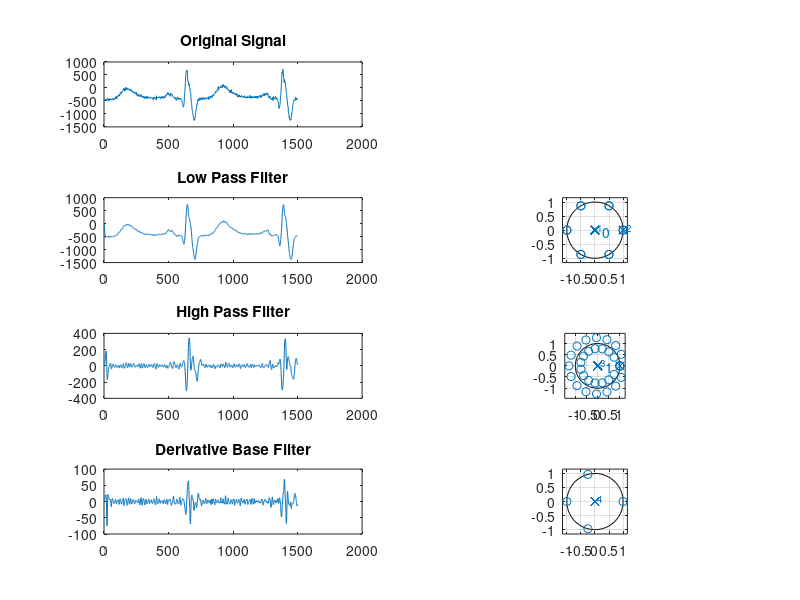
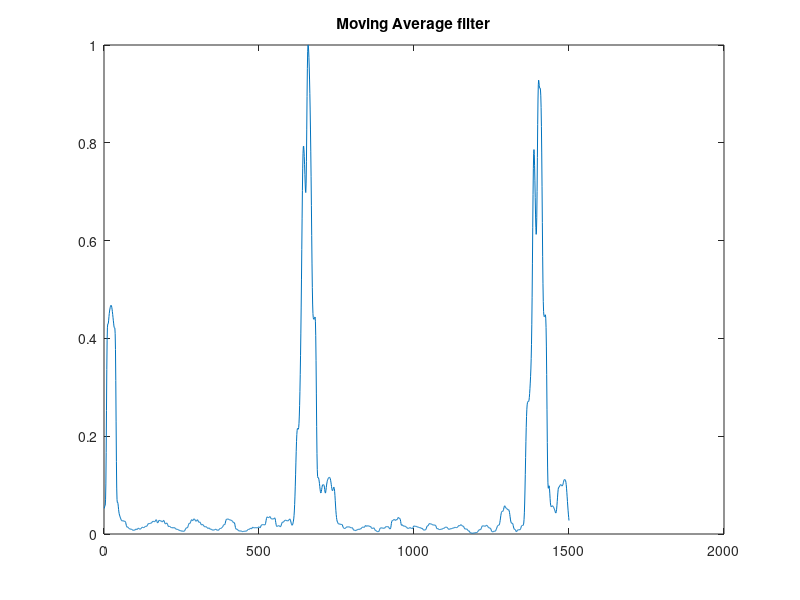
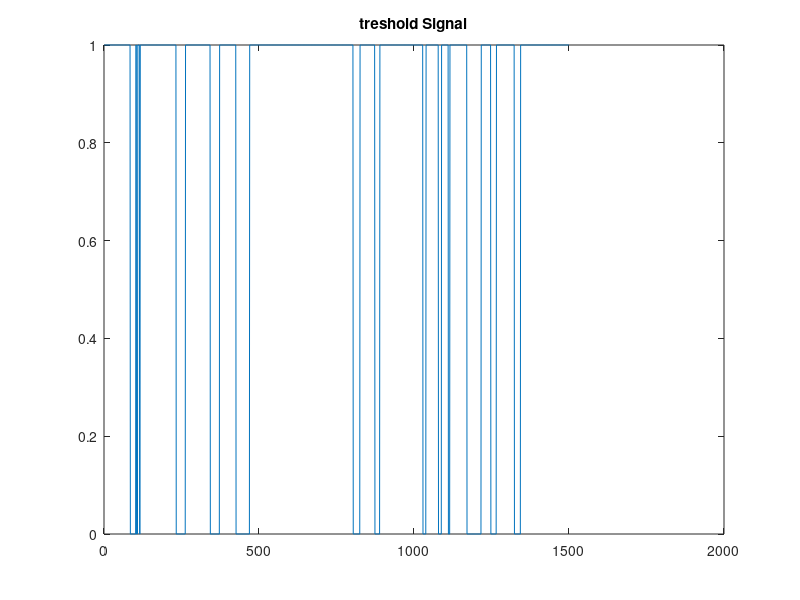
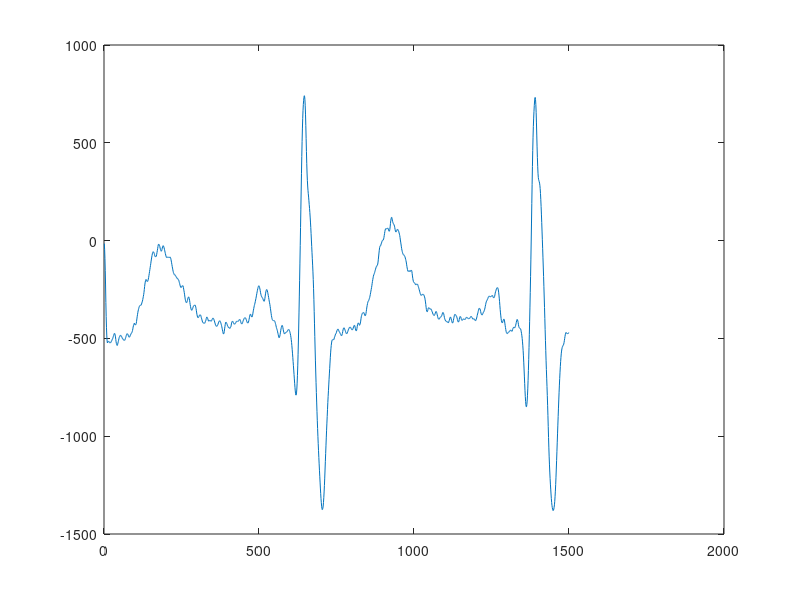

Recreate these plots in MATLAB, in order. (Note: this script raises an error after producing the figures.)
close all;clear;clc;
%sig=load('ecg_60hz_200.dat');
sig1=load('s0010_rem.mat');
sig2=sig1.val;
sig=sig2(1:1500);
N=length(sig);
fs=200;
t=[0:N-1]/fs;
figure(1);subplot(4,2,1);plot(sig)
title('Original Signal')

%%
     %           Low Pass Filter

b=1/32*[1 0 0 0 0 0 -2 0 0 0 0 0 1];
a=[1 -2 1];
sigL=filter(b,a,sig);
subplot(4,2,3);plot(sigL)
title('Low Pass Filter')
subplot(4,2,4);zplane(b,a)

%%
     %           High Pass Filter

b=[-1/32 0 0 0 0 0 0 0 0 0 0 0 0 0 0 0 1 -1 0 0 0 0 0 0 0 0 0 0 0 0 0 0 1/32];
a=[1 -1];
sigH=filter(b,a,sigL);
subplot(4,2,5);plot(sigH)
title('High Pass Filter')
subplot(4,2,6);zplane(b,a)

%%
     %          Derivative Base Filter

b=[1/4 1/8 0 -1/8 -1/4];
a=[1];
sigD=filter(b,a,sigH);
subplot(4,2,7);plot(sigD)
title('Derivative Base Filter')
subplot(4,2,8);zplane(b,a)

%%
     %      be tavane 2 miresanim
sigD2=sigD.^2;

%%
     %      normalization
signorm=sigD2/max(abs(sigD2));

%%
  
h=ones(1,31)/31;
sigAV=conv(signorm,h);
sigAV=sigAV(15+[1:N]);
sigAV=sigAV/max(abs(sigAV));
figure(2);plot(sigAV)
title('Moving Average filter')

%%
treshold=mean(sigAV);
P_G= (sigAV>0.01);
figure(3);plot(P_G)
title('treshold Signal')
figure;plot(sigL)
%%
difsig=diff(P_G);
left=find(difsig==1);
raight=find(difsig==-1);

%%
     %      run cancel delay
     %      6 sample delay because of LowPass filtering
     %      16 sample delay because of HighPass filtering
%left=left-(6+16);
%raight=raight-(6+16);

%%
    % P-QRS-t
for i=1:length(left);
   
    [R_A(i) R_t(i)]=max(sigL(left(i):raight(i)));
    R_t(i)=R_t(i)-1+left(i) %add offset
   
    [Q_A(i) Q_t(i)]=min(sigL(left(i):R_t(i)));
    Q_t(i)=Q_t(i)-1+left(i)
  
    [S_A(i) S_t(i)]=min(sigL(left(i):raight(i)));
    S_t(i)=S_t(i)-1+left(i)
    
    [P_A(i) P_t(i)]=max(sigL(left(i):Q_t(i)));
    P_t(i)=P_t(i)-1+left(i)
    
    [T_A(i) T_t(i)]=max(sigL(S_t(i):raight(i)));
    T_t(i)=T_t(i)-1+left(i)+47
    
   
end

%%



figure;plot(t,sigL,t(Q_t),Q_A,'*g',t(S_t),S_A,'^k',t(R_t),R_A,'ob',t(P_t),P_A,'+b',t(T_t),T_A,'+r');
for i=1:((length(P_t))-1)
    
    HRV=P_t(i+1)-P_t(i)
end

    